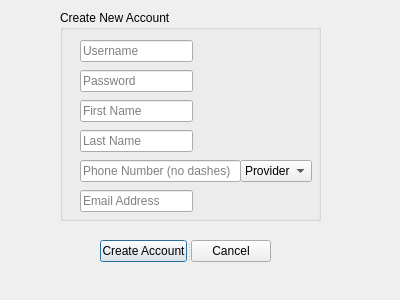
<?xml version="1.0" encoding="UTF-8"?>
<ui version="4.0">
 <class>CreateNewAccount</class>
 <widget class="QDialog" name="CreateNewAccount">
  <property name="geometry">
   <rect>
    <x>0</x>
    <y>0</y>
    <width>400</width>
    <height>300</height>
   </rect>
  </property>
  <property name="windowTitle">
   <string>Dialog</string>
  </property>
  <widget class="QGroupBox" name="groupBox">
   <property name="geometry">
    <rect>
     <x>60</x>
     <y>10</y>
     <width>261</width>
     <height>211</height>
    </rect>
   </property>
   <property name="title">
    <string>Create New Account</string>
   </property>
   <widget class="QLineEdit" name="username">
    <property name="geometry">
     <rect>
      <x>20</x>
      <y>30</y>
      <width>113</width>
      <height>22</height>
     </rect>
    </property>
    <property name="placeholderText">
     <string>Username</string>
    </property>
   </widget>
   <widget class="QLineEdit" name="password">
    <property name="geometry">
     <rect>
      <x>20</x>
      <y>60</y>
      <width>113</width>
      <height>22</height>
     </rect>
    </property>
    <property name="echoMode">
     <enum>QLineEdit::PasswordEchoOnEdit</enum>
    </property>
    <property name="placeholderText">
     <string>Password</string>
    </property>
   </widget>
   <widget class="QLineEdit" name="firstName">
    <property name="geometry">
     <rect>
      <x>20</x>
      <y>90</y>
      <width>113</width>
      <height>22</height>
     </rect>
    </property>
    <property name="text">
     <string/>
    </property>
    <property name="placeholderText">
     <string>First Name</string>
    </property>
   </widget>
   <widget class="QLineEdit" name="lastName">
    <property name="geometry">
     <rect>
      <x>20</x>
      <y>120</y>
      <width>113</width>
      <height>22</height>
     </rect>
    </property>
    <property name="placeholderText">
     <string>Last Name</string>
    </property>
   </widget>
   <widget class="QLineEdit" name="phone">
    <property name="geometry">
     <rect>
      <x>20</x>
      <y>150</y>
      <width>161</width>
      <height>22</height>
     </rect>
    </property>
    <property name="placeholderText">
     <string>Phone Number (no dashes)</string>
    </property>
   </widget>
   <widget class="QLineEdit" name="email">
    <property name="geometry">
     <rect>
      <x>20</x>
      <y>180</y>
      <width>113</width>
      <height>22</height>
     </rect>
    </property>
    <property name="placeholderText">
     <string>Email Address</string>
    </property>
   </widget>
   <widget class="QComboBox" name="comboBox">
    <property name="geometry">
     <rect>
      <x>180</x>
      <y>150</y>
      <width>72</width>
      <height>22</height>
     </rect>
    </property>
    <item>
     <property name="text">
      <string>Provider</string>
     </property>
    </item>
    <item>
     <property name="text">
      <string>Verizon</string>
     </property>
    </item>
    <item>
     <property name="text">
      <string>T-Mobile</string>
     </property>
    </item>
    <item>
     <property name="text">
      <string>Metro PCS</string>
     </property>
    </item>
    <item>
     <property name="text">
      <string>Sprint</string>
     </property>
    </item>
   </widget>
  </widget>
  <widget class="QSplitter" name="splitter">
   <property name="geometry">
    <rect>
     <x>100</x>
     <y>240</y>
     <width>171</width>
     <height>22</height>
    </rect>
   </property>
   <property name="orientation">
    <enum>Qt::Horizontal</enum>
   </property>
   <widget class="QPushButton" name="pushButton">
    <property name="enabled">
     <bool>true</bool>
    </property>
    <property name="font">
     <font>
      <weight>50</weight>
      <bold>false</bold>
      <kerning>true</kerning>
     </font>
    </property>
    <property name="text">
     <string>Create Account</string>
    </property>
    <property name="autoDefault">
     <bool>true</bool>
    </property>
   </widget>
   <widget class="QPushButton" name="pushButton_2">
    <property name="text">
     <string>Cancel</string>
    </property>
   </widget>
  </widget>
 </widget>
 <tabstops>
  <tabstop>username</tabstop>
  <tabstop>password</tabstop>
  <tabstop>firstName</tabstop>
  <tabstop>lastName</tabstop>
  <tabstop>phone</tabstop>
  <tabstop>comboBox</tabstop>
  <tabstop>email</tabstop>
  <tabstop>pushButton</tabstop>
  <tabstop>pushButton_2</tabstop>
 </tabstops>
 <resources/>
 <connections>
  <connection>
   <sender>username</sender>
   <signal>editingFinished()</signal>
   <receiver>pushButton</receiver>
   <slot>toggle()</slot>
   <hints>
    <hint type="sourcelabel">
     <x>157</x>
     <y>53</y>
    </hint>
    <hint type="destinationlabel">
     <x>143</x>
     <y>245</y>
    </hint>
   </hints>
  </connection>
  <connection>
   <sender>password</sender>
   <signal>editingFinished()</signal>
   <receiver>pushButton</receiver>
   <slot>toggle()</slot>
   <hints>
    <hint type="sourcelabel">
     <x>98</x>
     <y>87</y>
    </hint>
    <hint type="destinationlabel">
     <x>117</x>
     <y>245</y>
    </hint>
   </hints>
  </connection>
  <connection>
   <sender>firstName</sender>
   <signal>editingFinished()</signal>
   <receiver>pushButton</receiver>
   <slot>toggle()</slot>
   <hints>
    <hint type="sourcelabel">
     <x>112</x>
     <y>114</y>
    </hint>
    <hint type="destinationlabel">
     <x>128</x>
     <y>243</y>
    </hint>
   </hints>
  </connection>
  <connection>
   <sender>lastName</sender>
   <signal>editingFinished()</signal>
   <receiver>pushButton</receiver>
   <slot>toggle()</slot>
   <hints>
    <hint type="sourcelabel">
     <x>179</x>
     <y>150</y>
    </hint>
    <hint type="destinationlabel">
     <x>169</x>
     <y>240</y>
    </hint>
   </hints>
  </connection>
  <connection>
   <sender>phone</sender>
   <signal>selectionChanged()</signal>
   <receiver>pushButton</receiver>
   <slot>toggle()</slot>
   <hints>
    <hint type="sourcelabel">
     <x>202</x>
     <y>180</y>
    </hint>
    <hint type="destinationlabel">
     <x>171</x>
     <y>245</y>
    </hint>
   </hints>
  </connection>
  <connection>
   <sender>comboBox</sender>
   <signal>editTextChanged(QString)</signal>
   <receiver>pushButton</receiver>
   <slot>toggle()</slot>
   <hints>
    <hint type="sourcelabel">
     <x>274</x>
     <y>179</y>
    </hint>
    <hint type="destinationlabel">
     <x>168</x>
     <y>251</y>
    </hint>
   </hints>
  </connection>
  <connection>
   <sender>email</sender>
   <signal>editingFinished()</signal>
   <receiver>pushButton</receiver>
   <slot>toggle()</slot>
   <hints>
    <hint type="sourcelabel">
     <x>122</x>
     <y>196</y>
    </hint>
    <hint type="destinationlabel">
     <x>115</x>
     <y>242</y>
    </hint>
   </hints>
  </connection>
 </connections>
</ui>
